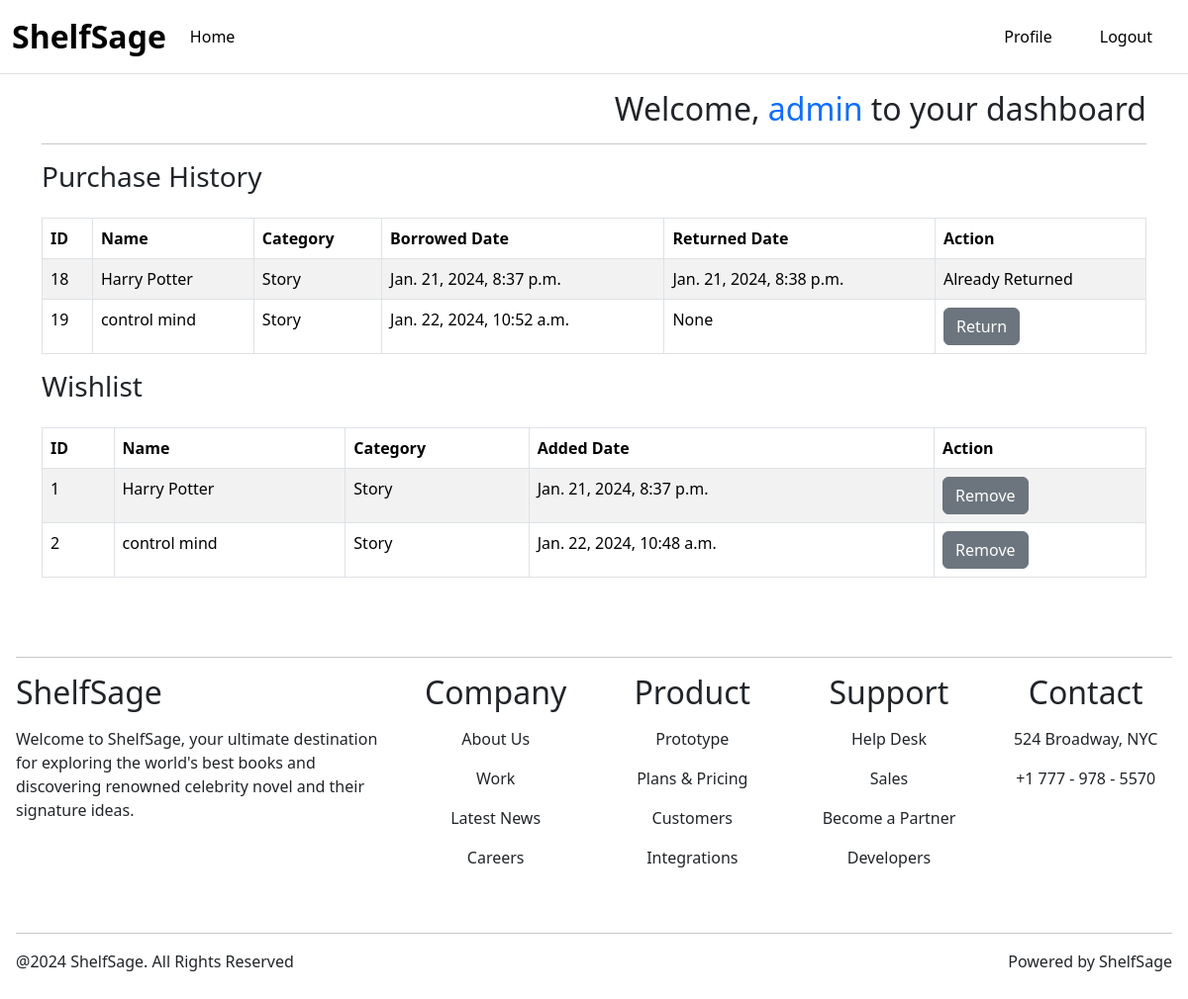
The page /users/profile/ (signed in) on the database its author committed.
### transactions/models.py (models this page shows, shortened)
class Transaction(models.Model):
    user = models.ForeignKey(User, on_delete=models.CASCADE)
    book = models.ForeignKey(Book, on_delete=models.CASCADE)
    borrowed_date = models.DateTimeField(auto_now_add=True)
    returned_date = models.DateTimeField(null=True, blank=True)
    is_returned = models.BooleanField(default=False)

### catalog/models.py (models this page shows, shortened)
class Book(models.Model):
    title = models.CharField(max_length=200)
    author = models.CharField(max_length=100)
    description = models.TextField()
    isbn = models.CharField('ISBN', max_length=13, unique=True)
    publication_date = models.DateField()
    genre = models.CharField(max_length=100)
    availability_status = models.BooleanField(default=True)
    number_of_copies = models.PositiveIntegerField(default=1)
    category = models.ForeignKey(Categories, on_delete=models.CASCADE,null=True, blank=True)
    image = models.ImageField(
        upload_to="catalog/media/uploads",
        height_field=None,
        width_field=None,
        max_length=None,
        default="",
    )

### categories/models.py (models this page shows, shortened)
class Categories(models.Model):
    name = models.CharField(max_length=50)
    slug = models.SlugField(max_length=100, unique=True, null=True, blank=True)
    class Meta:
        verbose_name_plural = 'categories'

### wishlist/models.py (models this page shows, shortened)
class Wishlist(models.Model):
    user = models.ForeignKey(User, on_delete=models.CASCADE)
    book = models.ForeignKey(Book, on_delete=models.CASCADE)
    added_date = models.DateTimeField(auto_now_add=True)
    class Meta:
        unique_together = ('user', 'book')
        verbose_name_plural = 'wishlists'

### users/views.py (the view)
# urls.py: path('profile/', profile_view, name='profile'),
@login_required
def profile_view(request):
    wishlist_items = Wishlist.objects.filter(user=request.user)
    transaction_history = Transaction.objects.filter(user=request.user)
    return render(request, 'profile.html', {'wishlist_items': wishlist_items,'transaction_history': transaction_history})

### users/templates/profile.html
{% extends 'base.html' %}
{% load static %}
{% block content %}
  <h1 class="text-end fs-2 mt-3">Welcome, <span class="text-primary">{{ request.user.username }}</span> to your dashboard</h1>
  <hr />
  <h1 class="fs-3">Purchase History</h1>
  <table class="table table-bordered table-striped table-hover mt-4">
    <thead>
      <tr>
        <th scope="col">ID</th>
        <th scope="col">Name</th>
        <th scope="col">Category</th>
        <th scope="col">Borrowed Date</th>
        <th scope="col">Returned Date</th>
        <th scope="col">Action</th>
      </tr>
    </thead>
    <tbody>
      {% for val in transaction_history %}
        <tr>
          <td scope="row">{{ val.id }}</td>
          <td>{{ val.book.title }}</td>
          <td>{{ val.book.category.name }}</td>
          <td>{{ val.borrowed_date }}</td>
          <td>{{ val.returned_date }}</td>
          <td>
            {% if not val.is_returned %}
                <a href="{% url 'return_book' val.id %}" class="btn btn-secondary">Return</a>
            {% else %}
                Already Returned
            {% endif %}
          </td>
        </tr>
        {% empty %}
            <tr>
                <td colspan="6" class="text-center">No items in transaction history.</td>
            </tr>
      {% endfor %}
    </tbody>
  </table>
  <h1 class="fs-3">Wishlist</h1>
    <table class="table table-bordered table-striped table-hover mt-4">
      <thead>
        <tr>
          <th scope="col">ID</th>
          <th scope="col">Name</th>
          <th scope="col">Category</th>
          <th scope="col">Added Date</th>
          <th scope="col">Action</th>
        </tr>
      </thead>
      <tbody>
          {% for item in wishlist_items %}
            <tr>
              <td scope="row">{{ item.book.id }}</td>
              <td>{{ item.book.title }}</td>
              <td>{{ item.book.category.name }}</td>
              <td>{{ item.added_date }}</td>
              <td>
                <a href="{% url 'remove_from_wishlist' item.book.id %}" class="btn btn-secondary">Remove</a>
              </td>
            </tr>
            {% empty %}
            <tr>
                <td colspan="6" class="text-center">No items in transaction history.</td>
            </tr>
          {% endfor %}
        </tbody>
      </table>
{% endblock %}

### rows shown on the page
Transaction: id "18", book "Harry Potter", book.category.name "Story", borrowed_date "Jan. 21, 2024, 8:37 p.m.", returned_date "Jan. 21, 2024, 8:38 p.m.", is_returned "Already Returned"
Transaction: id "19", book "control mind", book.category.name "Story", borrowed_date "Jan. 22, 2024, 10:52 a.m.", returned_date "None", is_returned "Return"
Wishlist: book.id "1", book "Harry Potter", book.category.name "Story", added_date "Jan. 21, 2024, 8:37 p.m."
Wishlist: book.id "2", book "control mind", book.category.name "Story", added_date "Jan. 22, 2024, 10:48 a.m."

### other values the page prints
{{ request.user.username }} "admin"
